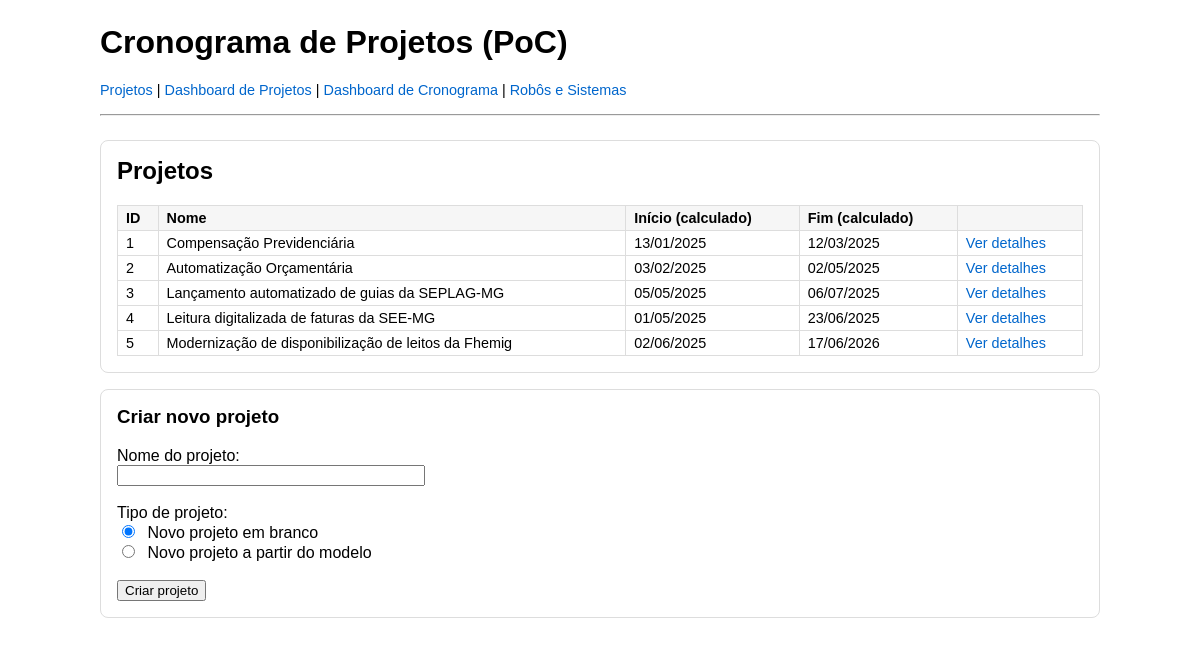
Page /projects on the earlier database version.
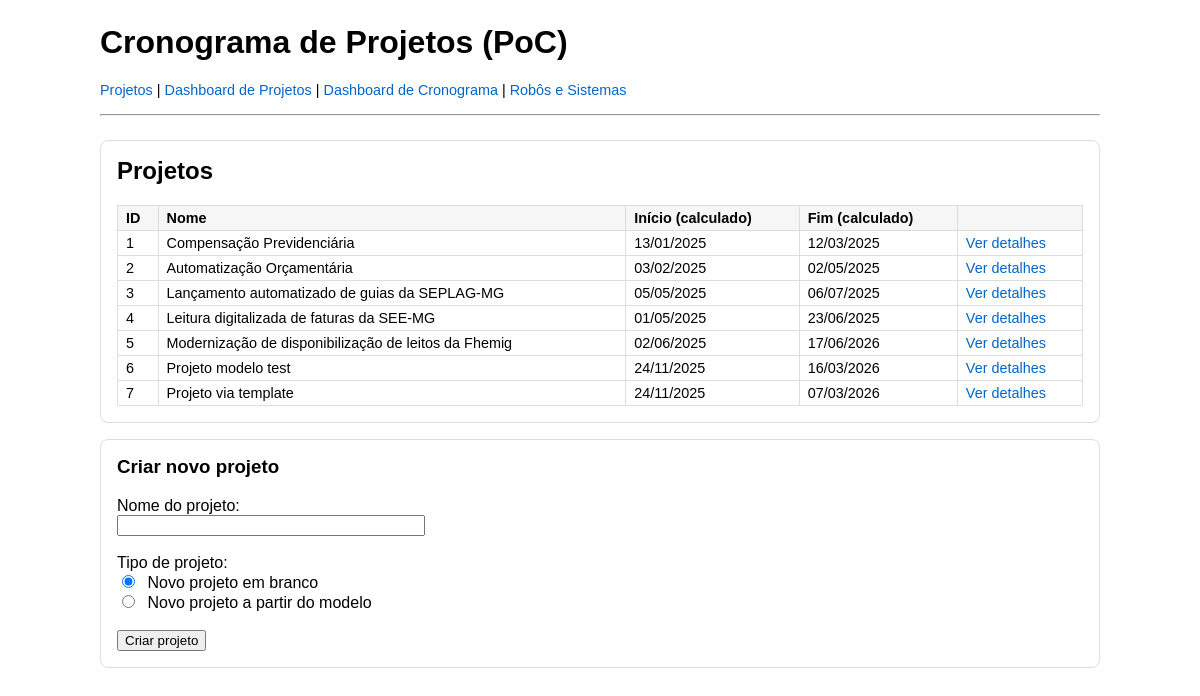
Same page on the later database version.
### models.py (models this page shows, shortened)
class Project(db.Model):
    __tablename__ = "projects"
    id = db.Column(db.Integer, primary_key=True)
    name = db.Column(db.String(255), nullable=False)
    start_date = db.Column(db.Date, nullable=True)
    end_date = db.Column(db.Date, nullable=True)
    scope = db.Column(db.Text, nullable=True)
    status = db.Column(db.String(50), nullable=True)
    status_manual = db.Column(db.Boolean, nullable=False, default=False)
    status_manual_value = db.Column(db.String(50), nullable=True)
    auto_shift_tasks = db.Column(db.Boolean, nullable=False, default=False)
    github_link = db.Column(db.String(255), nullable=True)
    coordinator = db.Column(db.String(255), nullable=True)
    automation_support = db.Column(db.String(255), nullable=True)
    requesting_agency = db.Column(db.String(255), nullable=True)
    internal_department = db.Column(db.String(255), nullable=True)
    sponsoring_manager = db.Column(db.String(255), nullable=True)
    sponsoring_manager_contact = db.Column(db.String(255), nullable=True)
    technical_manager = db.Column(db.String(255), nullable=True)
    technical_manager_contact = db.Column(db.String(255), nullable=True)
    macrostages = db.relationship(
        "MacroStage",
        back_populates="project",
        cascade="all, delete-orphan",
        order_by="MacroStage.position, MacroStage.id",
    )

### app.py (the view)
@app.route("/projects", methods=["GET"])
def list_projects():
    projects = Project.query.order_by(Project.id).all()
    return render_template("projects.html", projects=projects)

### templates/projects.html (shortened to what this page needs)
{% extends "base.html" %}
{% block content %}
<div class="card">
    <h2>Projetos</h2>
    {% if projects %}
        <table>
            <thead>
            <tr>
                <th>ID</th>
                <th>Nome</th>
                <th>Início (calculado)</th>
                <th>Fim (calculado)</th>
                <th></th>
            </tr>
            </thead>
            <tbody>
            {% for project in projects %}
                <tr>
                    <td>{{ project.id }}</td>
                    <td>{{ project.name }}</td>
                    <td>
                        {% if project.start_date %}
                            {{ project.start_date.strftime("%d/%m/%Y") }}
                        {% else %}
                            —
                        {% endif %}
                    </td>
                    <td>
                        {% if project.end_date %}
                            {{ project.end_date.strftime("%d/%m/%Y") }}
                        {% else %}
                            —
                        {% endif %}
                    </td>
                    <td>
                        <a href="{{ url_for('project_detail', project_id=project.id) }}">Ver detalhes</a>
                    </td>
                </tr>
            {% endfor %}
            </tbody>
        </table>
    {% else %}
        <p>Nenhum projeto cadastrado ainda.</p>
    {% endif %}
</div>
<div class="card">
    <h3>Criar novo projeto</h3>
    <form action="{{ url_for('create_project') }}" method="post">
        <label for="name">Nome do projeto:</label><br>
        <input type="text" id="name" name="name" required style="min-width: 300px;">
        <br><br>
        <label>Tipo de projeto:</label><br>
        <input type="radio" id="project_type_blank" name="project_type" value="blank" checked>
        <label for="project_type_blank" style="display: inline; margin-left: 5px;">Novo projeto em branco</label>
        <br>
        <input type="radio" id="project_type_template" name="project_type" value="template">
        <label for="project_type_template" style="display: inline; margin-left: 5px;">Novo projeto a partir do modelo</label>
        <br><br>
        <button type="submit">Criar projeto</button>
    </form>
</div>
{% endblock %}

### templates/base.html (shortened to what this page needs)
<!DOCTYPE html>
<html lang="pt-BR">
<head>
    <link rel="stylesheet" href="https://cdn.jsdelivr.net/npm/choices.js/public/assets/styles/choices.min.css">
</head>
<body>
<div class="container">
    <header>
        <h1>Cronograma de Projetos (PoC)</h1>
        <nav class="breadcrumbs">
            <a href="{{ url_for('list_projects') }}">Projetos</a>
            <span> | </span>
            <a href="{{ url_for('dashboard_projects') }}">Dashboard de Projetos</a>
            <span> | </span>
            <a href="{{ url_for('dashboard_timeline') }}">Dashboard de Cronograma</a>
            <span> | </span>
            <a href="{{ url_for('dashboard_robots_systems') }}">Robôs e Sistemas</a>
        </nav>
        <hr>
    </header>
    {% block content %}{% endblock %}
</div>
</body>
</html>

### templates/base.html (style rules this page uses)
body { font-family: Arial, sans-serif; margin: 24px; position: relative; z-index: 0; }
html { position: relative; z-index: 0; }
header { margin-bottom: 24px; }
.container { max-width: 1000px; margin: 0 auto; }
.card { border: 1px solid #ddd; padding: 16px; border-radius: 8px; margin-bottom: 16px; overflow: visible; }
.card h2, .card h3, .card h4 { margin-top: 0; }
.breadcrumbs { margin-bottom: 16px; font-size: 0.9rem; }
a { color: #0066cc; text-decoration: none; }
table { width: 100%; border-collapse: collapse; margin-top: 8px; }
table th, table td { border: 1px solid #ddd; padding: 4px 8px; text-align: left; font-size: 0.9rem; }
table th { background-color: #f6f6f6; }

Differences in the rows shown:
added Project: id "6", name "Projeto modelo test", start_date "24/11/2025", end_date "16/03/2026"
added Project: id "7", name "Projeto via template", start_date "24/11/2025", end_date "07/03/2026"
